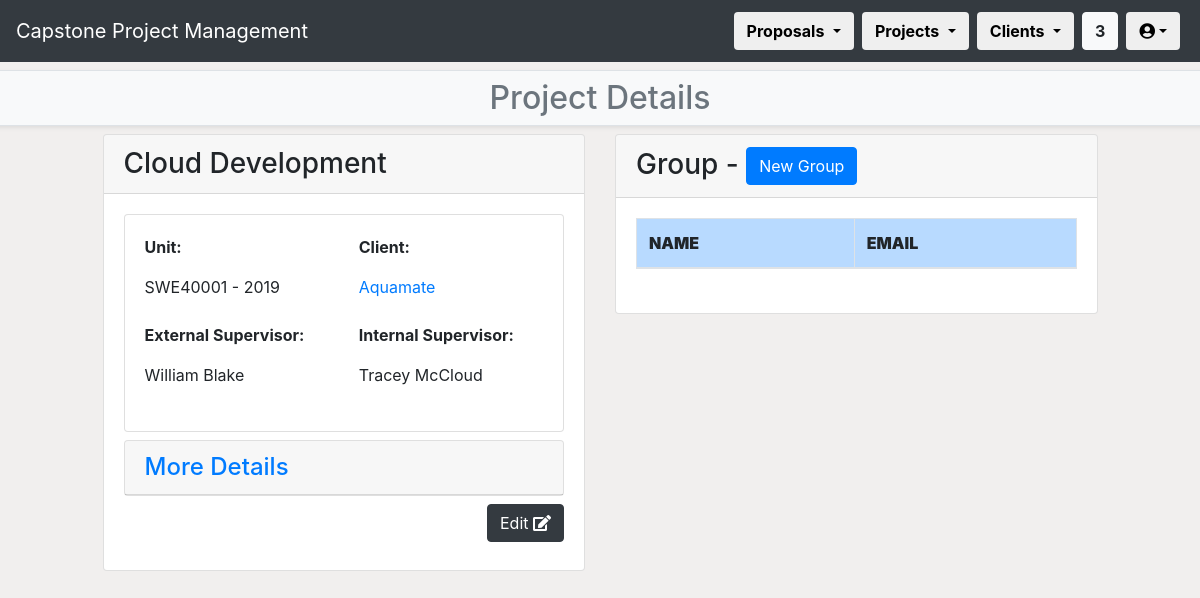
The app's page /CPPMS/project/project_list/project_detail/2 (signed in), older data.
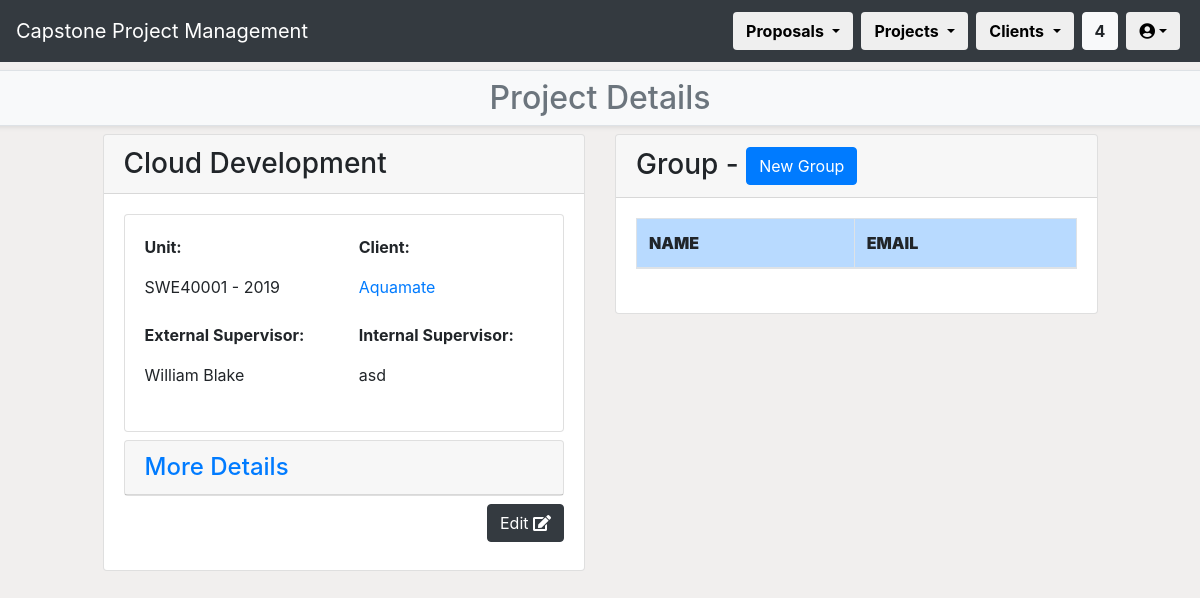
The same page, newer data.
### CPPMS/models.py (models this page shows, shortened)
class Project(models.Model):
    title = models.CharField(max_length=128, default="", unique=True)
    created_at = models.DateTimeField(auto_now_add=True)
    updated_at = models.DateTimeField(auto_now=True)
    category = models.CharField(max_length=128, default="")
    year = models.IntegerField(default="0000")
    completed = models.BooleanField(default=0)
    pass
    unit = models.ForeignKey(
        Unit,
        models.SET_NULL,
        blank=True,
        null=True
    )
    proposal = models.ForeignKey(
        Proposal,
        on_delete=models.CASCADE,
        blank=True,
        null=True
    )
    internal_supervisor = models.ForeignKey(
        Internal_Supervisor,
        models.SET_NULL,
        blank=True,
        null=True
    )
    group = models.ForeignKey(
        Group,
        models.SET_NULL,
        blank=True,
        null=True
    )

class Internal_Supervisor(models.Model):
    name = models.CharField(max_length=128, default="")
    created_at = models.DateTimeField(auto_now_add=True)
    updated_at = models.DateTimeField(auto_now=True)
    email = models.CharField(max_length=255, default="")
    phone = models.CharField(max_length=10, default="00000000", unique=True)
    title = models.CharField(max_length=255, default="N/A")
    department = models.ForeignKey(
        Department,
        models.SET_NULL,
        blank=True,
        null=True
    )
    pass
    def __str__(self):
        return self.name

class Unit(models.Model):
    title = models.CharField(max_length=128, default="", unique=True)
    created_at = models.DateTimeField(auto_now_add=True)
    updated_at = models.DateTimeField(auto_now=True)
    unit_code = models.CharField(max_length=8, default="AAA0001")
    BB_unit_code = models.CharField(max_length=8, default="AAA0001")
    ulos = models.TextField(default="")
    convenor = models.CharField(max_length=128, default="N/A")
    pass
    def __str__(self):
        return self.unit_code

class Proposal(models.Model):
    title = models.CharField(max_length=128, default="")
    created_at = models.DateTimeField(auto_now_add=True)
    updated_at = models.DateTimeField(auto_now=True)
    desc = models.TextField(default="")
    status = models.CharField(max_length=255, default="")
    spec = models.TextField(default="")
    skills = models.TextField(default="")
    env = models.TextField(default="")
    res = models.TextField(default="")
    client = models.ForeignKey(
        Client,
        on_delete=models.CASCADE,
        blank=True,
        null=True,
        related_name="proposals"
    )
    external_supervisor = models.ForeignKey(
        External_Supervisor,
        models.SET_NULL,
        blank=True,
        null=True,
        related_name="proposals"
    )
    proposal_incoming = models.ForeignKey(
        Incoming_Proposal,
        models.SET_NULL,
        blank=True,
        null=True
    )
    contact = models.ForeignKey(
        Contact,
        models.SET_NULL,
        blank=True,
        null=True,
        related_name="proposals"
    )
    pass

class Client(models.Model):
    name = models.CharField(max_length=128, default="", unique=True)
    created_at = models.DateTimeField(auto_now_add=True)
    updated_at = models.DateTimeField(auto_now=True)
    address = models.CharField(max_length=255, default="")
    website = models.CharField(max_length=255, default="")
    desc = models.TextField(default="")
    pass

class External_Supervisor(models.Model):
    name = models.CharField(max_length=128, default="")
    created_at = models.DateTimeField(auto_now_add=True)
    updated_at = models.DateTimeField(auto_now=True)
    email = models.CharField(max_length=255, default="", unique=True)
    phone = models.CharField(max_length=10, default="00000000")
    title = models.CharField(max_length=255, default="N/A")
    department = models.ForeignKey(
        Department,
        models.SET_NULL,
        blank=True,
        null=True
    )
    pass
    def __str__(self):
        return self.name

### CPPMS/views.py (the view, shortened to what this page needs)
@login_required(login_url="/CPPMS/login/")
def project_detail(request, pk=None):
    username = request.user.first_name + " " + request.user.last_name
    project_detail = get_object_or_404(Project, pk=pk)
    count()
    title = "Details of " + project_detail.title
    return render(
        request,
        "project_detail.html",
        {
            "count": count,
            "project_detail": project_detail,
            "username": username,
            "title":title
        },
    )

### CPPMS/views.py (called while the page is built)
def count():
    count = []
    count_web = Incoming_Proposal.proposals.all().count()
    count_word = Upload_Proposal.objects.all().count()
    count_all = count_web + count_word
    count_all_proposal = Proposal.objects.all().count()
    count_all_client = Client.objects.all().count()
    count = [count_web, count_word, count_all,count_all_proposal,count_all_client]
    return count

### CPPMS/templates/project_detail.html (shortened to what this page needs)
{% extends "project.html" %}
{% block sub-page_content %}
{% if not messages %}
<h2>Project Details</h2>
{% else %}
<h2>Project Details</h2>
{% for message in messages %}<li>{{ message }}</li>{% endfor %}
{% endif %}
{% endblock %}
{% block page_detail_content %}
<div class="row">
    <div class="col-1"></div>
    <div class="col-md-5">
        <div class="card">
            <h3 class="card-header">{{ project_detail.title }}</h3>
            <div class="card-body">
                <div class="row mb-2">
                    <div class="col">
                        <div class="card">
                            <div class="card-body">
                                <div class="row mb-2">
                                    <div class="col">
                                        <p><strong>Unit:</strong></p>
                                        <p>{{ project_detail.unit }} - {{ project_detail.year }}</p>
                                    </div>
                                    <div class="col">
                                        <p><strong>Client:</strong></p>
                                        <p><a href="client_detail/{{ project_detail.proposal.client.pk }}">{{ project_detail.proposal.client.name }}</a></p>
                                    </div>
                                </div>
                                <div class="row mb-2">
                                    <div class="col">
                                        <p><strong>External Supervisor:</strong></p>
                                        <p>{{ project_detail.proposal.external_supervisor }}</p>
                                    </div>
                                    <div class="col">
                                        <p><strong>Internal Supervisor:</strong></p>
                                        <p>{{ project_detail.internal_supervisor }}</p>
                                    </div>
                                </div>
                            </div>
                        </div>
                    </div>
                </div>
                <div class="row mb-2">
                    <div class="col">
                        <div class="card">
                            <h4 class="card-header"><a data-toggle="collapse" href="#collapse1">More Details</a></h4>
                        </div>
                    </div>
                </div>
                <div class="row mb-2">
                    <div class="col text-right">
                        <a class="btn btn-dark" role="button" href="project_edit/{{ project_detail.pk }}" data-toggle="tooltip" title="Edit '{{ project_detail.title }}'">Edit <i class="fa fa-edit"></i></a>
                    </div>
                </div>
            </div>
        </div>
    </div>
    <div class="col-md-5">
        <div class="card">
            <h3 class="card-header">Group - {{ project_detail.group.title }}
                <button
                    type="button"
                    class="btn btn-primary"
                    data-toggle="modal"
                    data-target="#groupModal"
                >New Group</button>
            </h3>
            <div class="card-body">
                <div class="row mb-2">
                    <div class="col">
                        <div class="table-responsive">
                            <table class="table table-bordered table-hover ">
                                <thead>
                                    <tr class="table-primary">
                                        <th scope="col"><strong>NAME</strong></th>
                                        <th scope="col"><strong>EMAIL</strong></th>
                                    </tr>
                                </thead>
                            </table>
                        </div>
                    </div>
                </div>
            </div>
        </div>
    </div>
    <div class="col-1"></div>
</div>
{% endblock %}

Row changes from the older to the newer data that the page shows:
changed through a linked row, Project "Cloud Development": internal_supervisor "Tracey McCloud" → "asd"
Text that changed along with them:
{{ count.2 }}: "3" → "4"
